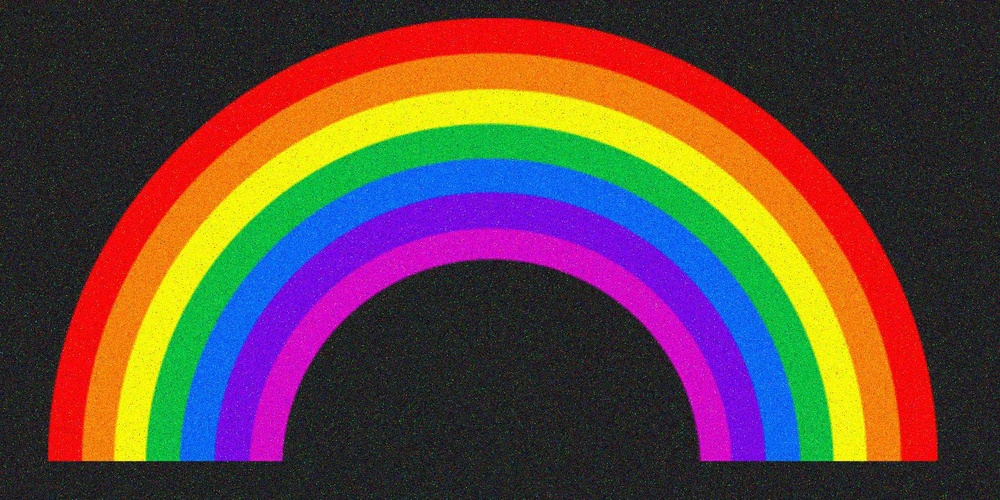
#> input picture code/gregory-vs-chatgpt-image-denoising-challenge/images/rainbow.jpg, 1000 x 500 px, shrunk from 1603 x 801 before the run, found by its file name
$ jupyter execute --allow-errors rainbow-image-denoising-gregory.ipynb
#> lines starting #> are read from the running program, lines starting #| are printed output that depends on the picture
[cell 1]
"""
Task 2: Hybrid Pre-filter Denoising Experiment

Description:
    Applies Total Variation (TV) and Non-Local Means (NLM) pre-filters
    before a combined pipeline of Bilateral filtering, Gaussian Mixture Model (GMM)
    clustering, variance-based despeckling, and BM3D denoising.

Function:
    task2_clean_image_gmm_bm3d_hybrid_prefilter_experiment(image: ndarray) -> ndarray

Author: Gregory E. Schwartz
Last Revised: 2025-05-10
"""

import cv2
import numpy as np
import matplotlib.pyplot as plt
from sklearn.mixture import GaussianMixture
from collections import Counter
from PIL import Image, ImageEnhance
from bm3d import bm3d, BM3DStages
from skimage.restoration import denoise_tv_chambolle

# Load image
image_bgr = cv2.imread('rainbow.jpg')
#> image_bgr is the input picture: shape (500, 1000, 3); mean B, G, R 62.2, 68.9, 96.8
image_rgb = cv2.cvtColor(image_bgr, cv2.COLOR_BGR2RGB)
image_height, image_width, _ = image_rgb.shape
#> image_height = 500; image_width = 1000
print(f'Loaded image with shape: {image_rgb.shape}')
#| Loaded image with shape: (500, 1000, 3)

# --- Apply TV Denoising as Pre-Filter ---
print("🔧 Applying Total Variation Denoising (pre-filter)")
image_rgb = denoise_tv_chambolle(image_rgb / 255.0, weight=0.1, channel_axis=-1)
image_rgb = (image_rgb * 255).astype('uint8')

# --- Apply NLM Denoising as Pre-Filter ---
print("🔧 Applying Non-Local Means Denoising (pre-filter)")
image_rgb = cv2.fastNlMeansDenoisingColored(image_rgb, None, 10, 10, 7, 21)

# Bilateral filter
bilateral_filtered = cv2.bilateralFilter(image_rgb, d=9, sigmaColor=75, sigmaSpace=75)
pixel_data = bilateral_filtered.reshape((-1, 3))

# GMM clustering
cluster_count = 7
gmm_model = GaussianMixture(n_components=cluster_count, covariance_type='tied', random_state=42)
gmm_model.fit(pixel_data)
cluster_labels = gmm_model.predict(pixel_data)
cluster_centers = gmm_model.means_.astype('uint8')

# Cluster stats
label_counts = Counter(cluster_labels)
#> label_counts = {1: 256031, 2: 47610, 6: 42981, 0: 37898, 5: 34775, 4: 31047, 3: 49658}
print('\nPixels per cluster:')
for label, count in label_counts.items():
    print(f'Cluster {label}: {count} pixels')
#> this loop made 7 passes
#> (label, count) on passes 1 to 7: (1, 256031), (2, 47610), (6, 42981), (0, 37898), (5, 34775), (4, 31047), (3, 49658)
#| Cluster 1: 256031 pixels
#| Cluster 2: 47610 pixels
#| Cluster 6: 42981 pixels
#| Cluster 0: 37898 pixels
#| Cluster 5: 34775 pixels
#| Cluster 4: 31047 pixels
#| Cluster 3: 49658 pixels

brightness = np.mean(image_rgb, axis=2).flatten()
cluster_brightness = {
    label: np.mean(brightness[cluster_labels == label])
    for label in range(cluster_count)
}
#> cluster_brightness = {0: 163.4, 1: 33.62, 2: 87.81, 3: 127.2, 4: 118.6, 5: 89.28, 6: 126.6}
print('\nAverage brightness per cluster:')
for label, avg_b in cluster_brightness.items():
    print(f'Cluster {label}: {avg_b:.2f}')
#> this loop made 7 passes
#> avg_b on passes 1 to 7: 163.4, 33.62, 87.81, 127.2, 118.6, 89.28, 126.6
#| Cluster 0: 163.43
#| Cluster 1: 33.62
#| Cluster 2: 87.81
#| Cluster 3: 127.16
#| Cluster 4: 118.62
#| Cluster 5: 89.28
#| Cluster 6: 126.64

brightness_min = 40
brightness_max = 220
clean_cluster_ids = [label for label, mean_b in cluster_brightness.items()
                     if brightness_min < mean_b < brightness_max]
#> clean_cluster_ids = [0, 2, 3, 4, 5, 6]

print(f'\nKeeping clusters (based on brightness): {clean_cluster_ids}')
#| Keeping clusters (based on brightness): [0, 2, 3, 4, 5, 6]

# Filter by clean clusters
clean_mask = np.isin(cluster_labels, clean_cluster_ids)
cleaned_pixels = np.where(clean_mask[:, np.newaxis], pixel_data, [0, 0, 0])
cleaned_image = cleaned_pixels.reshape((image_height, image_width, 3))
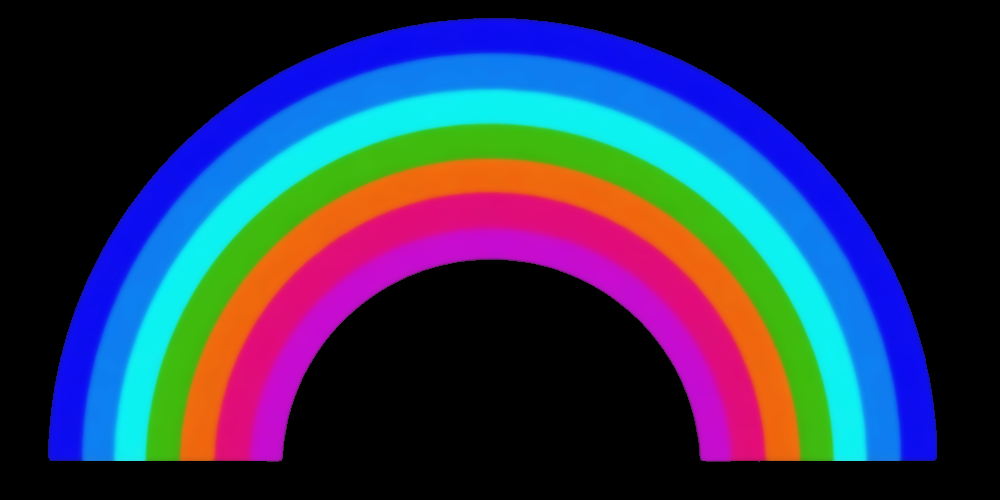
#> cleaned_image: shape (500, 1000, 3) int64; mean of channels 0, 1, 2 78.6, 51, 43.8; drawn as B, G, R

# Variance filtering
gray_image = cv2.cvtColor(cleaned_image.astype('uint8'), cv2.COLOR_RGB2GRAY)
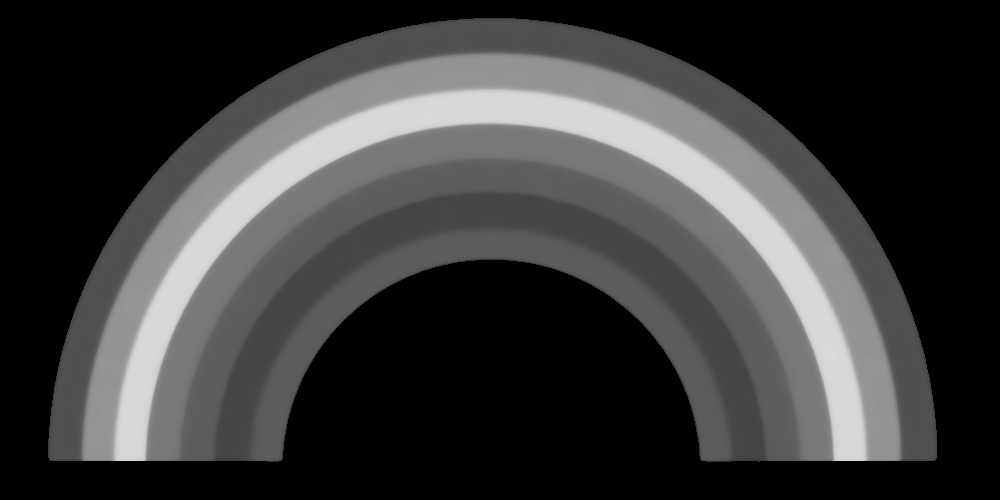
#> gray_image: shape (500, 1000); min 0, max 218, mean 58.4
blurred = cv2.GaussianBlur(gray_image, (5, 5), 0)
squared = cv2.GaussianBlur(gray_image**2, (5, 5), 0)
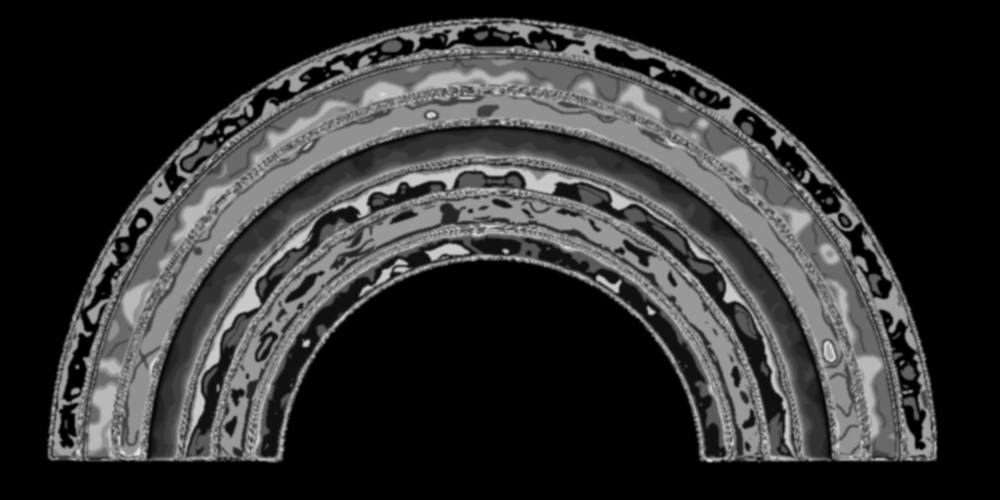
#> squared: shape (500, 1000); min 0, max 228, mean 49
local_variance = squared - blurred**2
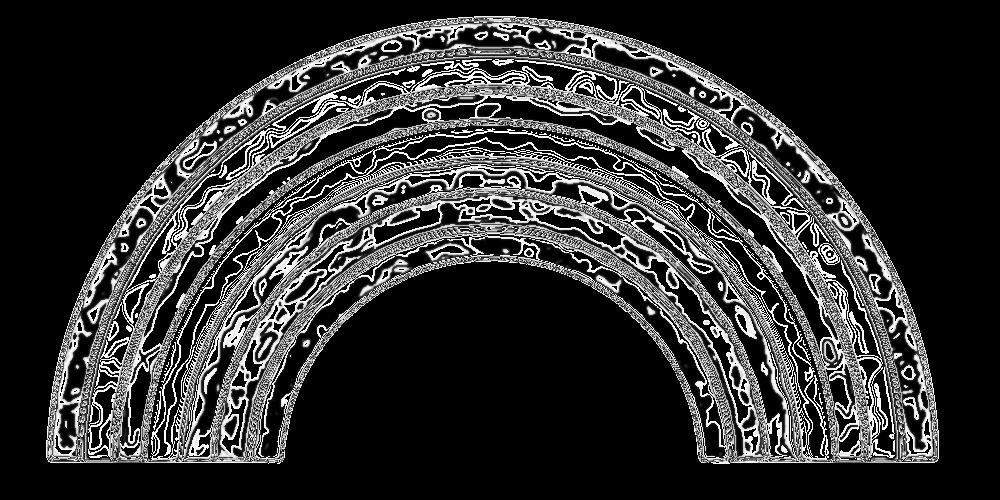
#> local_variance: shape (500, 1000); min 0, max 255, mean 48.8
variance_threshold = 255
speckle_mask = local_variance > variance_threshold
#> speckle_mask: shape (500, 1000) bool; every value is 0

final_cleaned = cleaned_image.copy()
final_cleaned[speckle_mask] = [0, 0, 0]

# Diagnostic stats
print(f'Local variance range: min={local_variance.min()}, max={local_variance.max()}')
#| Local variance range: min=0, max=255
print(f'Mean variance: {local_variance.mean():.2f}, StdDev: {local_variance.std():.2f}')
#| Mean variance: 48.79, StdDev: 87.37

# BM3D denoising
normalized = final_cleaned.astype(np.float32) / 255.0
sigma_psd = 30 / 255
#> (the rest of this cell did not finish here and is left out)
